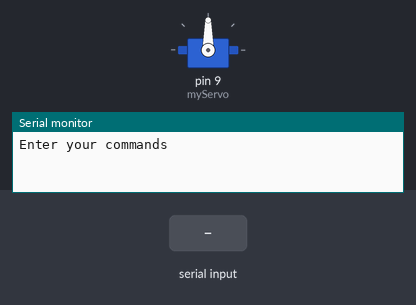
Bench run of a sketch on a simulated Arduino Uno, built with avr-gcc and run on an emulated ATmega328P. On the bench: servo, the last lines printed to the serial monitor. The inputs (shaded band) are chosen by the test bench.

Above: at 1.2 s.
1.3 s: "0" received over the second serial link
At 1.7 s:
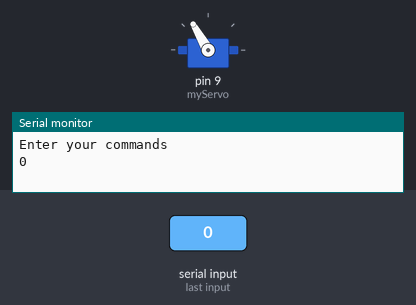
At 2.3 s:
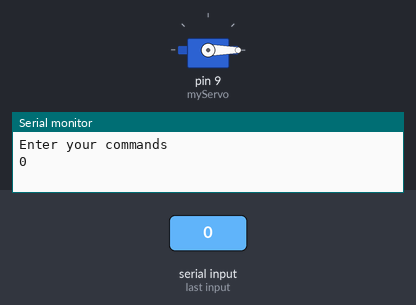
3.3 s: "1" received over the second serial link
At 3.7 s:
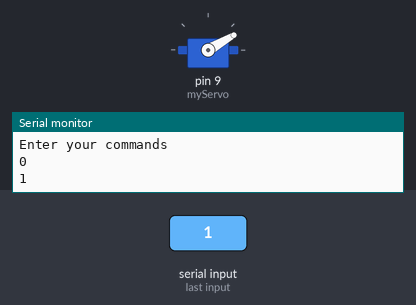
Timing chart, 0 to 6.3 s (numbered marks = the images above; inputs shaded):
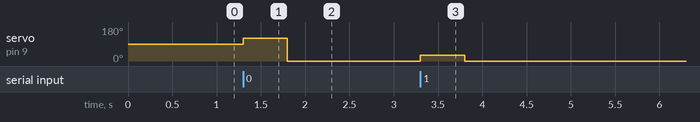

The sketch:

Slave.ino
```cpp
#include <SoftwareSerial.h>
#include <Servo.h>
Servo myServo;
SoftwareSerial BTSerial(10, 11);
//delay 500 thoi
void setup() {
  myServo.attach(9,500,2400);
  Serial.begin(38400);
  Serial.println("Enter your commands");

  BTSerial.begin(38400);
}

void loop() {
  if (BTSerial.available()) {
    char receivedChar = BTSerial.read();
    Serial.write(receivedChar);

    switch (receivedChar) {
      case '0':
        myServo.write(120);
        delay(500);
        myServo.write(0);
        delay(500);
        break;
      case '1':
        myServo.write(30);
        delay(500);
        myServo.write(0);
        delay(500);
        break;
      // Add more cases if needed
      default:
        // Handle other cases if neede
        myServo.write(0);
        delay(15);
        break;
    }
    Serial.println();
    // delay(100);
  }
}
  
```

Measured:
- after the input at 1.3 s, servo on pin 9 (myServo): 90° → 120° at once, → 0° 0.50 s later
- after the input at 3.3 s, servo on pin 9 (myServo): 0° → 30° at once, → 0° 0.50 s later
